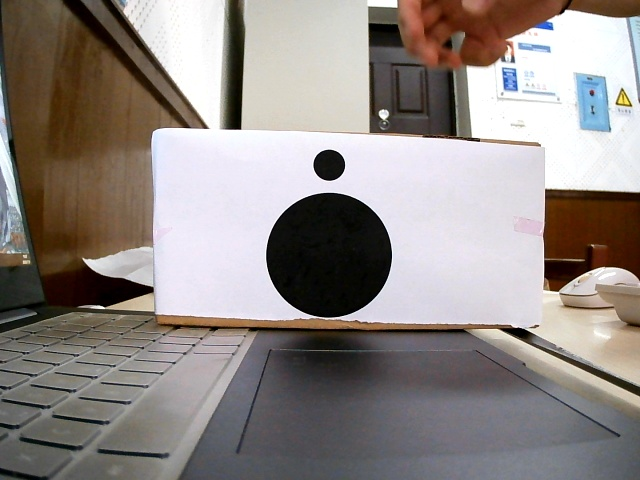
#> input picture AnyNet/data/left_3.jpg, 640 x 480 px, given in place of the camera
$ python main.py
#> lines starting #> are read from the running program, lines starting #| are printed output that depends on the picture
### 标定圆检测/Circle/circle.py
import cv2


def imgProcess(img):
    img=cv2.cvtColor(img,cv2.COLOR_BGR2GRAY)
    img = cv2.medianBlur(img, 7)
    return img

def circleFilter(left_circle_batch,right_circle_batch):#两个都不为空
    if left_circle_batch==0 or right_circle_batch==0:
        return left_circle_batch,right_circle_batch
    score=[]
    for left_index,left_circle in enumerate(left_circle_batch):
        for right_index,right_circle in enumerate(right_circle_batch):
            score.append((left_index,right_index,abs(left_circle[1]-right_circle[1])+2*(left_circle[2]-right_circle[2])))
    best=min(score, key=lambda x: x[2])
    left_circle_batch=[left_circle_batch[best[0]]]
    right_circle_batch=[right_circle_batch[best[1]]]
    return left_circle_batch,right_circle_batch


def drawCircle(img,circle_batch,name):
    if circle_batch ==0:
        cv2.putText(img,"No circle!", (20, 20), cv2.FONT_HERSHEY_PLAIN, 1.2, (0, 255, 0), 2)
        cv2.imshow(name, img)
    else:
        for i,(x,y,r) in enumerate(circle_batch):
            disp=abs(6400.0/disp)
            img = cv2.circle(img, (int(x), int(y)), int(r), (0, 0, 255), 1, 8, 0)
            cv2.putText(img, "x={}, y={}".format(x,y), (20, 20*(i+1)), cv2.FONT_HERSHEY_PLAIN, 2.0, (0, 255, 0), 2)
        cv2.imshow(name,img)


def detectCircle(img):
    circles = cv2.HoughCircles(img, cv2.HOUGH_GRADIENT, 1, 200, param1=300, param2=25, minRadius=0, maxRadius=50)
    if circles is None:
        print('Cannot find circle! ')
        return 0
    else:
        circle_batch=[]
        for circle in circles[0]:
            x,y,r=float(circle[0]),float(circle[1]),float(circle[2])
            circle_batch.append((x,y,r))
            # print('x={}, y={}, r={}'.format(str(x),str(y),str(r)))
        return circle_batch

### 标定圆检测/main.py
import cv2
from Circle.circle import imgProcess,detectCircle,drawCircle,circleFilter


def cameraInit():
    left_cam = cv2.VideoCapture(2)
    right_cam=cv2.VideoCapture(1)
    if left_cam.isOpened() and right_cam.isOpened():
        print("Init success!")
        return left_cam,right_cam
    elif not left_cam.isOpened():
        print('Cam2 not opened!')
        return -1
    else:
        print('Cam2 not opened!')
        return -1

def process(left_cam,right_cam,j,delay=5):
    _, left_img = left_cam.read()
    __, right_img = right_cam.read()
    left = imgProcess(left_img)
    right = imgProcess(right_img)
    left_circle_batch = detectCircle(left)
    right_circle_batch = detectCircle(right)
    if j % 20 == 19:
        print("过滤前: left_circle_batch={}, right_circle_batch={}".format(left_circle_batch, right_circle_batch))
    left_circle_batch,right_circle_batch =circleFilter(left_circle_batch,right_circle_batch)
    if j % 20 == 19:
        print("过滤后: left_circle_batch={}, right_circle_batch={}".format(left_circle_batch, right_circle_batch))
    else:
        disparity=1
    drawCircle(img=left_img, circle_batch=left_circle_batch, name='Left')
    drawCircle(img=right_img, circle_batch=right_circle_batch, name='Right')
    cv2.waitKey(delay)

def main():
    left_cam,right_cam=cameraInit()
    j=0
    while 1:
        process(left_cam,right_cam,j=j,delay=10)
        j+=1
#> this loop made 1 pass
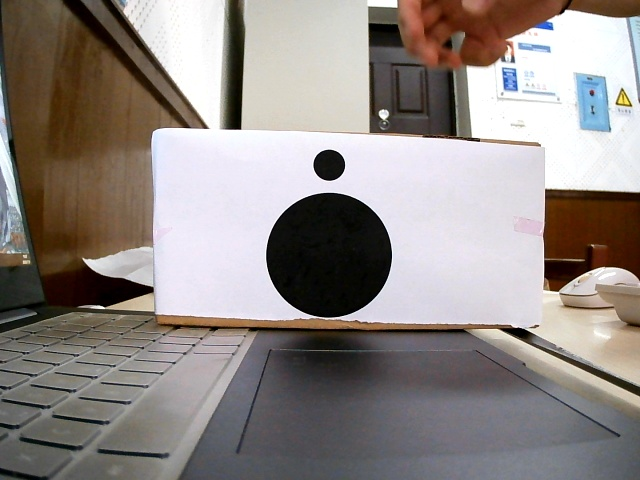
#> input picture AnyNet/data/left_3.jpg, 640 x 480 px, given in place of the camera
#> pass 1, in imgProcess, `img=cv2.cvtColor(img,cv2.COLOR_BGR2GRAY)`:
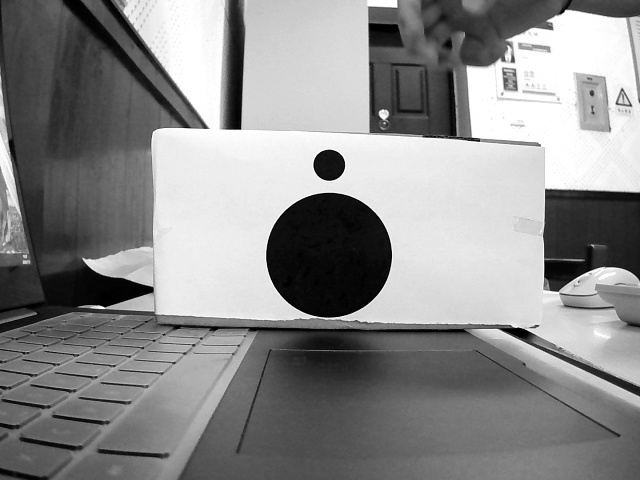
#> img: shape (480, 640); min 0, max 255, mean 138.7
#> pass 1, in imgProcess, `img = cv2.medianBlur(img, 7)`:
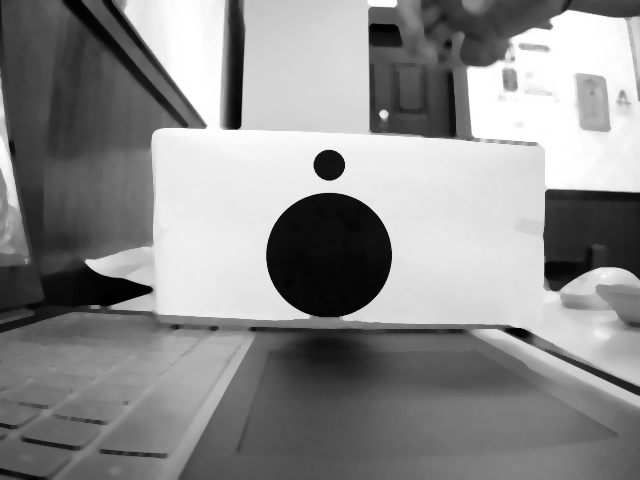
#> img: shape (480, 640); min 0, max 255, mean 139.4

#> (the run stopped early here; a loop or call above may not have finished)

$ run again, on AnyNet/data/right_3.jpg
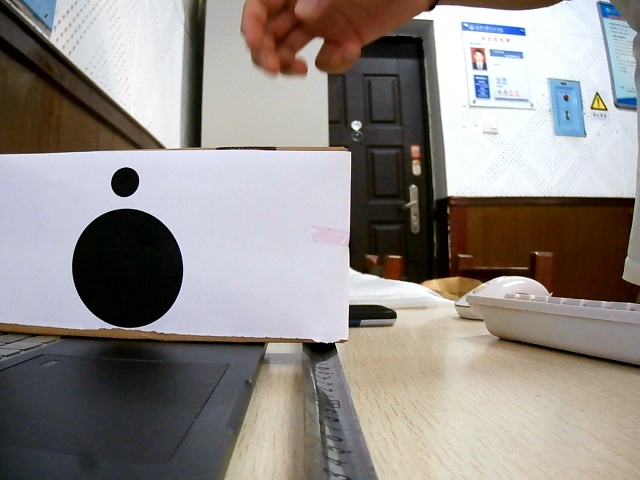
#> input picture AnyNet/data/right_3.jpg, 640 x 480 px, given in place of the camera
#> the loop in main, `while 1:` made 1 pass
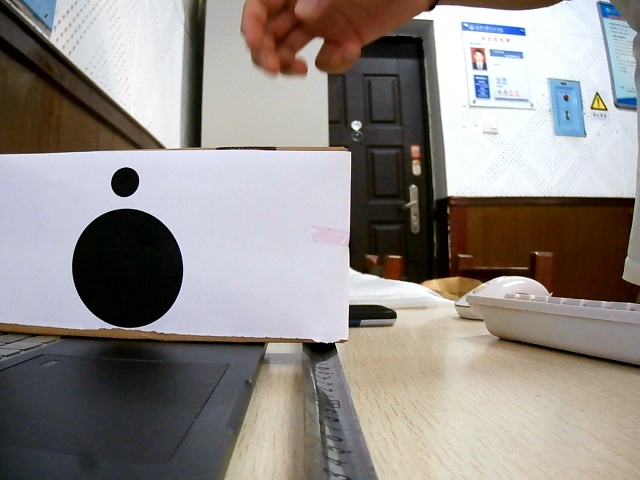
#> input picture AnyNet/data/right_3.jpg, 640 x 480 px, given in place of the camera
#> pass 1, in imgProcess, `img=cv2.cvtColor(img,cv2.COLOR_BGR2GRAY)`:
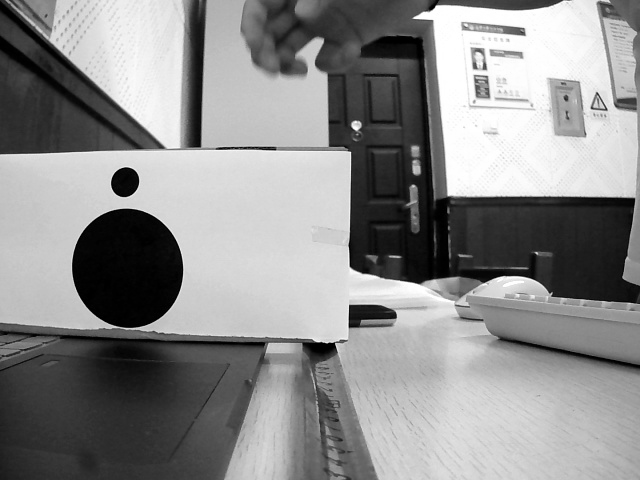
#> img: shape (480, 640); min 0, max 255, mean 140.2
